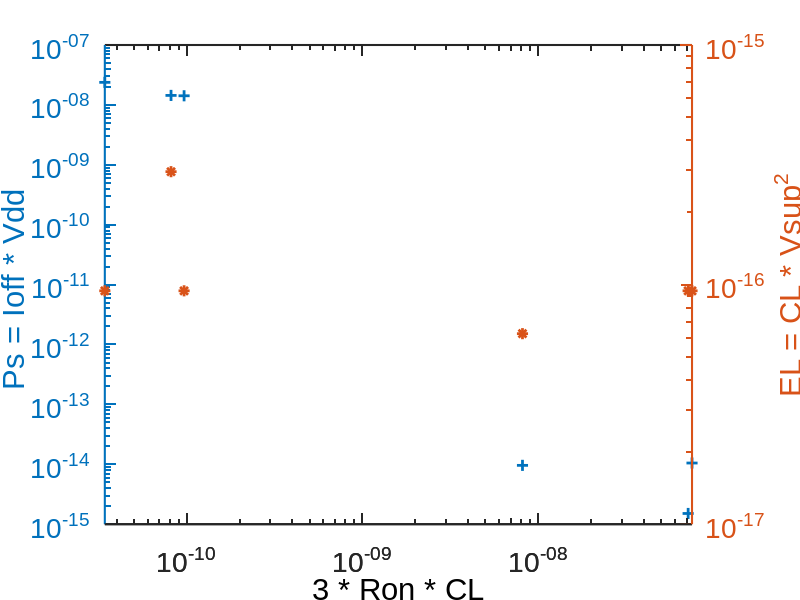

The MATLAB source for this figure:
clear;
close all; 
% %%%%%%%%%%%%%%%%%%%%%%%%%%%%%%%% %
% Figure settings for publications %
% %%%%%%%%%%%%%%%%%%%%%%%%%%%%%%%% %
 
% The new defaults will not take effect if there are any open figures. To
% use them, we close all figures, and then repeat the first example.

%close all;
 
% Default settings: Default + Object type + Property
 
% Object type: Line
set(0,'DefaultLineLineWidth',2);
set(0,'DefaultLineMarkerSize',8);
 
% Object type: Axes
set(0,'DefaultAxesFontName','Arial');
set(0,'DefaultAxesFontSize',20);
set(0,'DefaultAxesLineWidth',1.5);
set(0,'DefaultAxesTickLength',[0.02 0.02]);
% set(0,'DefaultAxesUnits','inches');
% set(0,'DefaultAxesOuterPosition', [0 0 7 7]);
% set(0,'DefaultAxesPosition',[1 1 5 4]); 
%%set(0,'DefaultAxesUnits','normalized');
%%set(0,'DefaultAxesOuterPosition', [0 0 1 1]);
%%set(0,'DefaultAxesPosition',[0.15 0.15 0.7 0.7]); 
 
% Object type: Text
set(0,'DefaultTextFontName','Arial');
set(0,'DefaultTextFontSize',20);
set(0,'DefaultTextInterpreter','remove')
% set(0,'DefaultTextFontName','remove');
% set(0,'DefaultTextFontSize','remove');
% set(0,'DefaultTextInterpreter','remove');
	   
map = [0, 0, 1
    0, 0.5, 0
    1, 0, 0
    0, 0.75, 0.75
    0.75, 0, 0.75
    0.25, 0.25, 0.25
	0, 0, 1];
	

x = [8.16E-11 	8.12E-09 	9.68E-11 	7.10E-08 	3.43E-11 	7.47E-08]; %x (atraso) 		3 * Ron * CL
%	[miniFET	tfet		HP/-1		LP/1 		HP/0		LP/0	]
y1 =[1.44E-08 	9.60E-15 	1.42E-08 	1.51E-15 	2.38E-08 	1.05E-14]; %y1 (potência Os) 	Ps = Ioff * Vdd 
y2 =[2.96E-16 	6.24E-17 	9.42E-17 	9.42E-17 	9.42E-17 	9.42E-17]; %y2 (potência EL)	EL = CL * Vsup^2



figure
[AX,H1,H2] = plotyy(x,y1,x,y2,'loglog');

set(get(AX(1),'Xlabel'),'String','3 * Ron * CL')
set(get(AX(1),'Ylabel'),'String','Ps = Ioff * Vdd ')
set(get(AX(2),'Ylabel'),'String','EL = CL * Vsup^2')

set(H1,'LineStyle','none')
set(H2,'LineStyle','none')

set(H1,'Marker','+')
set(H2,'Marker','*')


print('meugrafico', '-depsc');